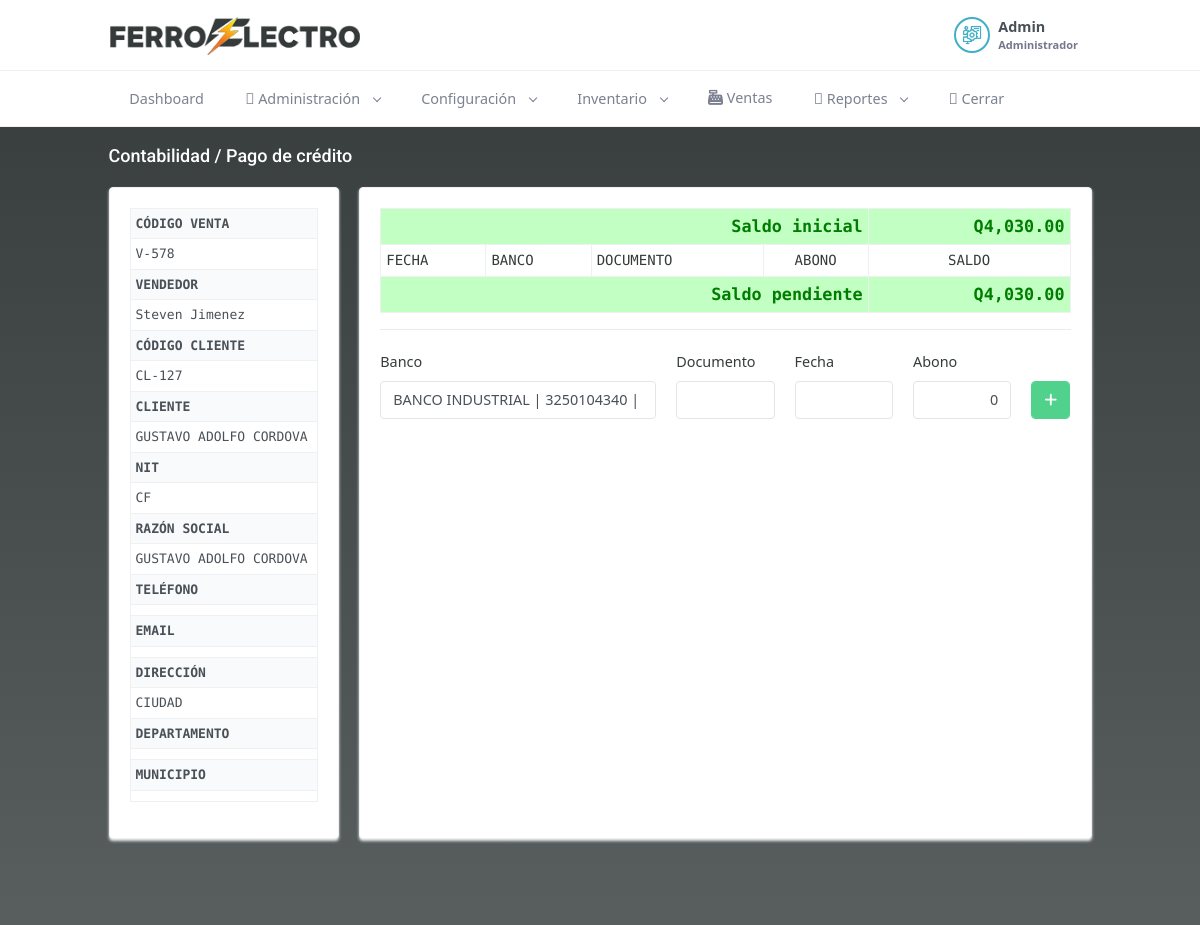
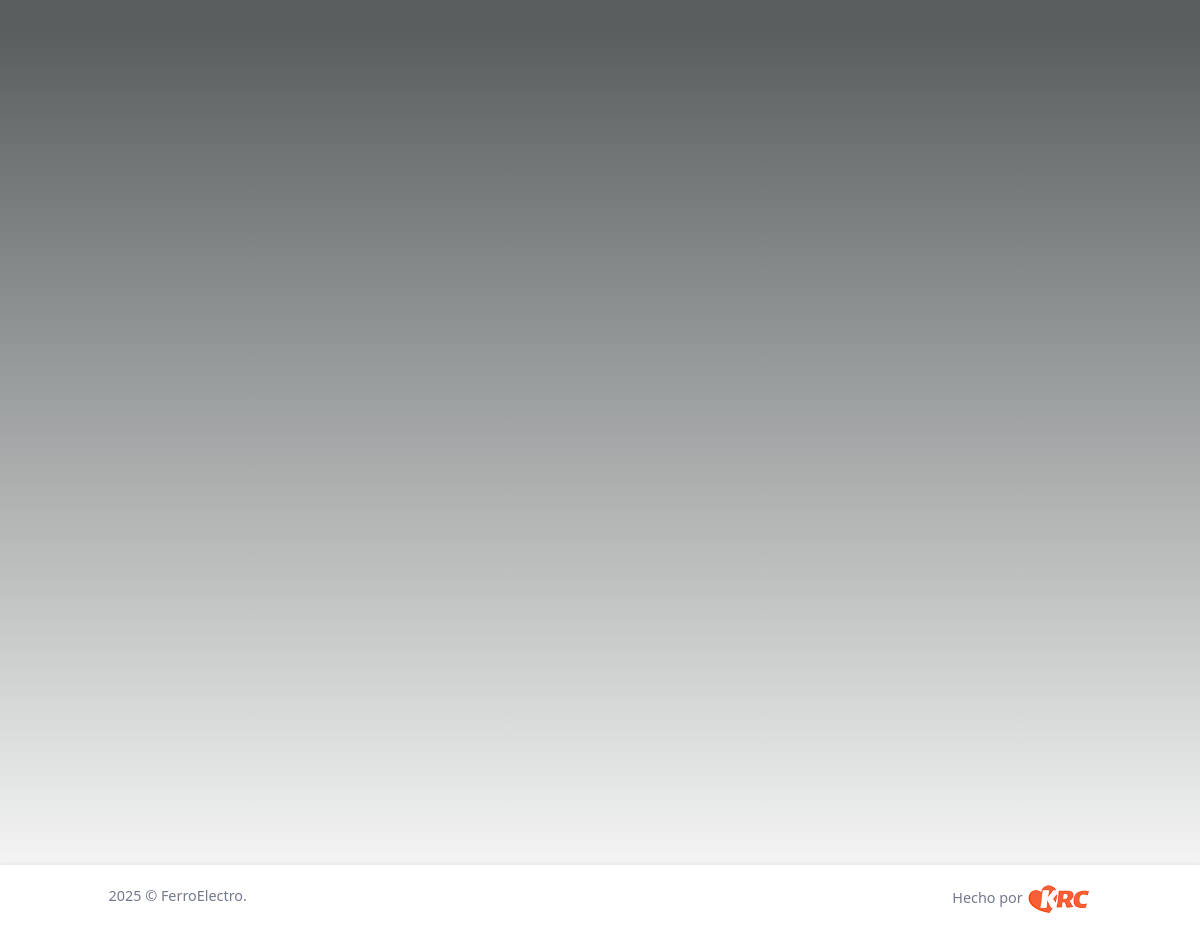
The app's page /contabilidad/cuentas/pagos/578 (signed in) with its own data (2 pictures, top to bottom).
### tables this page shows
CREATE TABLE `ventas` (
  `id` int(11) NOT NULL,
  `idcliente` int(11) NOT NULL,
  `idasesor` int(11) NOT NULL,
  `fecha` date NOT NULL,
  `total` float(10,2) NOT NULL,
  `descuento` float(10,2) NOT NULL,
  `formapago` int(11) NOT NULL COMMENT '1 = contado 2 = credito',
  `status` int(11) NOT NULL DEFAULT 0 COMMENT '0 = creado 1 = pedido 2 = bodega 3 = facturado',
  `nc` int(11) NOT NULL
);

CREATE TABLE `usuarios` (
  `id` int(11) NOT NULL,
  `usuario` varchar(100) NOT NULL,
  `clave` varchar(70) NOT NULL,
  `nombre` varchar(200) NOT NULL,
  `email` varchar(200) NOT NULL,
  `rol` int(11) NOT NULL,
  `status` int(11) NOT NULL DEFAULT 1
);

CREATE TABLE `clientes` (
  `id` int(11) NOT NULL,
  `nombre` varchar(300) NOT NULL,
  `nit` varchar(20) NOT NULL,
  `razonsocial` varchar(150) NOT NULL,
  `contacto` varchar(150) NOT NULL,
  `email` varchar(150) NOT NULL,
  `direccion` text NOT NULL,
  `asesor` int(11) NOT NULL,
  `status` int(11) NOT NULL DEFAULT 1
);

### application/controllers/contabilidad/Cuentas.php (called while the page is built, shortened)
<?php
class Cuentas extends CI_Controller {
    public function pagos($idv)
	{
        $d['title'] = 'Contabilidad';
        $h['title'] =  $d['title'];
		$d['msg'] = '';
		$laventa = $this->model->get_venta_id($idv);
        $d['cliente'] = $this->model->get_cliente($laventa[0]['idcliente']);
        $d['venta'] = $this->model->get_venta($idv);
		$d['bancos'] = $this->model->all_bancos();
		$d['pagos'] = $this->model->getpagos($idv);
        $this->load->view('header_view', $h);
		$this->load->view('contabilidad/pagos_view', $d);
        $this->load->view('footer_view', $h);
    }
}

### index.php (called while the page is built, shortened)
<?php
require_once BASEPATH.'core/CodeIgniter.php';

### application/models/Model.php (called while the page is built, shortened)
<?php
class Model extends CI_Model
{
  public function get_user($idu){
    $str = 'usuarios.id idusuario, usuarios.usuario, usuarios.clave, usuarios.nombre, usuarios.email, usuarios.rol, usuarios.status, ';
    $str .= 'roles.id idrol, roles.rol';
    $q= $this
        ->db
        ->select($str)
	      ->from('usuarios')
        ->where('usuarios.id', $idu)
        ->join('roles', 'roles.id = usuarios.rol')
        ->get();
    if($q->num_rows() > 0) {
      return $q->result_array();
    }
    return array();
  }
  public function get_cliente($idc){
    $str = 'clientes.id idclient, clientes.nombre, clientes.nit, clientes.razonsocial, clientes.contacto, clientes.email, clientes.direccion, clientes.asesor, clientes.status statuscliente, ';
    $str .= 'usuarios.id idasesor, usuarios.nombre usuarionombre';
    $q= $this
        ->db
        ->select($str)
	      ->from('clientes')
        ->where('clientes.id', $idc)
        ->join('usuarios', 'usuarios.id = clientes.asesor')
        ->get();
    if($q->num_rows() > 0) {
      return $q->result_array();
    }
    return array();
  }
  public function get_venta_id($idv){
    $q= $this
        ->db
        ->select('*')
	      ->from('ventas')
        ->where('id', $idv)
        ->get();
    if($q->num_rows() > 0) {
      return $q->result_array();
    }
    return array();
  }
  public function get_venta($idv){
    $str = 'ventas.id, ventas.idcliente, ventas.idasesor, ventas.fecha, ventas.total, ventas.descuento, ventas.formapago, ventas.status, ';
    $str .= 'clientes.id idcliente, clientes.nombre, clientes.nit, clientes.razonsocial, clientes.email, clientes.direccion, ';
    $str .= 'usuarios.id idu, usuarios.nombre nombreuser, ';
    $q= $this
        ->db
        ->select($str)
	      ->from('ventas')
        ->join('clientes', 'clientes.id = ventas.idcliente')
        ->join('usuarios', 'usuarios.id = ventas.idasesor')
        ->where('ventas.id', $idv)
        ->get();
    if($q->num_rows() > 0) {
      return $q->result_array();
    }
    return array();
  }
  public function all_bancos(){
    $str = 'bancos.id idbanco, bancos.nombre_banco, bancos.cuenta, bancos.tipo_cuenta, bancos.monedaid, bancos.saldo_inicial, bancos.logo, bancos.status, ';
    $str .= 'monedas.id idmoneda, monedas.moneda, monedas.simbolo, monedas.status statusmoneda';
    $q= $this
        ->db
        ->select($str)
	      ->from('bancos')
        ->join('monedas', 'monedas.id = bancos.monedaid')
        ->get();
    if($q->num_rows() > 0) {
      return $q->result_array();
    }
    return array();
  }
  public function get_lasuma_venta($idv){
    $str = 'inventario.id idpv, inventario.idcompra, inventario.idproducto,  SUM(inventario.costo) sumatotalcosto, inventario.idventa, SUM(inventario.venta) sumatotal, inventario.status statusidpv, ';
    $str .= 'productos.id idpr, productos.sku, productos.nombreproducto, productos.descripcion, productos.proveedorid, productos.categoriaid, productos.costo, productos.venta, productos.marcaid, productos.status statusprod';
    $q= $this
        ->db
        ->select($str)
	      ->from('inventario')
        ->where('inventario.idventa', $idv)
        ->join('productos', 'productos.id = inventario.idproducto')
        ->get();
    if($q->num_rows() > 0) {
      return $q->result_array();
    }
    return array();
  }
}

### application/views/contabilidad/pagos_view.php (the view, shortened to what this page needs)
<div class="main-content">
    <div class="page-content">
        <div class="container-fluid">
            <div class="row">
                <div class="col-12">
                    <div class="page-title-box d-flex align-items-center justify-content-between">
                        <h4 class="mb-0"><?= $title . ' / Pago de crédito' ?></h4>
                    </div>
                </div>
            </div>
            <div class="row">
                <div class="col-xl-3">
                    <div class="card card-h-100">
                        <div class="card-body">
                                <div class="row">
                                    <div class="form-group col-md-12">
                                        <table class="table table-bordered table-condensed" style="font-size: 13px;">
                                            <tr style="background-color: #f8fafb; font-weight: bold;">
                                                <td>CÓDIGO VENTA</td>
                                            </tr>
                                            <tr>
                                                <td><?= 'V-' . $venta[0]['id'] ?></td>
                                            </tr>
                                            <tr style="background-color: #f8fafb; font-weight: bold;">
                                                <td>VENDEDOR</td>
                                            </tr>
                                            <tr>
                                                <?php
                                                $asesor = $this->model->get_user($venta[0]['idasesor']);
                                                ?>
                                                <td><?= $asesor[0]['nombre'] ?></td>
                                            </tr>
                                            <tr style="background-color: #f8fafb; font-weight: bold;">
                                                <td>CÓDIGO CLIENTE</td>
                                            </tr>
                                            <tr>
                                                <td><?= 'CL-' . $cliente[0]['idclient'] ?></td>
                                            </tr>
                                            <tr style="background-color: #f8fafb; font-weight: bold;">
                                                <td>CLIENTE</td>
                                            </tr>
                                            <tr>
                                                <td><?= $cliente[0]['nombre'] ?></td>
                                            </tr>
                                            <tr style="background-color: #f8fafb; font-weight: bold;">
                                                <td>NIT</td>
                                            </tr>
                                            <tr>
                                                <td><?= $cliente[0]['nit'] ?></td>
                                            </tr>
                                            <tr style="background-color: #f8fafb; font-weight: bold;">
                                                <td>RAZÓN SOCIAL</td>
                                            </tr>
                                            <tr>
                                                <td><?= $cliente[0]['razonsocial'] ?></td>
                                            </tr>
                                            <tr style="background-color: #f8fafb; font-weight: bold;">
                                                <td>TELÉFONO</td>
                                            </tr>
                                            <tr>
                                                <td><?= $cliente[0]['contacto'] ?></td>
                                            </tr>
                                            <tr style="background-color: #f8fafb; font-weight: bold;">
                                                <td>EMAIL</td>
                                            </tr>
                                            <tr>
                                                <td><?= $cliente[0]['email'] ?></td>
                                            </tr>
                                            <tr style="background-color: #f8fafb; font-weight: bold;">
                                                <td>DIRECCIÓN</td>
                                            </tr>
                                            <tr>
                                                <td><?= $cliente[0]['direccion'] ?></td>
                                            </tr>
                                            <tr style="background-color: #f8fafb; font-weight: bold;">
                                                <td>DEPARTAMENTO</td>
                                            </tr>
                                            <tr>
                                                <td><?= $cliente[0]['namedepartamento'] ?></td>
                                            </tr>
                                            <tr style="background-color: #f8fafb; font-weight: bold;">
                                                <td>MUNICIPIO</td>
                                            </tr>
                                            <tr>
                                                <td><?= $cliente[0]['namemunicipio'] ?></td>
                                            </tr>
                                        </table>
                                    </div>
                                </div>
                        </div>
                    </div>
                </div>
                <div class="col-xl-9">
                    <div class="card card-h-100">
                        <div class="card-body">
                            <table class="table table-condensed table-striped table-bordered">
                                <thead>
                                <?php
                                    $totalSinD = $this->model->get_lasuma_venta($venta[0]['id']);
                                    $totalSinD = $totalSinD[0]['sumatotal'];
                                    $descuento = $venta[0]['descuento'] * $totalSinD;
                                    $saldoInicial = $totalSinD - $descuento;
                                    ?>
                                    <tr style="font-size: 1.2em; color: #007d00; background-color: #c2ffc2;">
                                        <td style="text-align: right; font-weight: bold;" colspan=4>Saldo inicial</td>
                                        <td style="text-align: right; font-weight: bold;">Q<?= number_format($saldoInicial, 2, '.', ',') ?></td>
                                    </tr>
                                    <tr>
                                        <th>FECHA</th>
                                        <th>BANCO</th>
                                        <th>DOCUMENTO</th>
                                        <th style="text-align: center;">ABONO</th>
                                        <th style="text-align: center;">SALDO</th>
                                    </tr>
                                </thead>
                                    <?php
                                    $saldo = $saldoInicial;
                                    ?>
                                <tfoot>
                                    <tr style="font-size: 1.2em; color: #007d00; background-color: #c2ffc2;">
                                        <td style="text-align: right; font-weight: bold;" colspan=4>Saldo pendiente</td>
                                        <td style="text-align: right; font-weight: bold;">Q<?= number_format($saldo, 2, '.', ',') ?></td>
                                    </tr>
                                </tfoot>
                            </table>
                            <?php
                            if($saldo > 0){
                            ?>
                            <hr>
                            <form method="POST">
                                <div class="row">
                                    <div class="col-md-5 form-group">
                                        <label for="bancos">Banco</label>
                                        <select name="banco" id="bancos" class="form-control">
                                            <?php
                                            foreach($bancos as $b){
                                            ?>
                                            <option value="<?= $b['idbanco'] ?>">
                                            <?= $b['nombre_banco'] . ' | ' . $b['cuenta'] . ' | ' . $b['moneda'] ?>
                                            </option>
                                            <?php
                                            }
                                            ?>
                                        </select>
                                    </div>
                                    <div class="col-md-2">
                                        <label for="abono">Documento</label>
                                        <input required="required" type="text" class="form-control" name="doc" value="" autocomplete="off">
                                    </div>
                                    <div class="form-group col-md-2">
                                        <label for="nombre">Fecha</label>
                                        <input type="text" id="fecha" class="form-control" name="fecha" required="true" autocomplete="off">
                                    </div>
                                    <div class="col-md-2">
                                        <label for="abono">Abono</label>
                                        <input style="text-align: right;" required="required" type="text" class="form-control currencyquet" name="abono" value="0" autocomplete="off">
                                    </div>
                                    <div class="col-md-1 form-group">
                                        <label style="color: #fff;">.</label>
                                        <button type="submit" name="pagar" class="btn btn-success form-control"><i class="fa fa-plus"></i></button>
                                    </div>
                                </div>
                            </form>
                            <?php
                            }
                            ?>
                        </div>
                    </div>
                </div>
            </div>
        </div>
    </div>

### records on screen
ventas: id "578"
usuarios: nombre "Steven Jimenez"
clientes: id "127", nombre "GUSTAVO ADOLFO CORDOVA", nit "CF", razonsocial "GUSTAVO ADOLFO CORDOVA", direccion "CIUDAD"

### other values on screen
$_SESSION['nombre'] "Admin"
$_SESSION['rolname'] "Administrador"
$title "Contabilidad"
$saldoInicial "4,030.00"
$saldo "4,030.00"
form field banco "BANCO INDUSTRIAL | 3250104340 | Quetzal"
